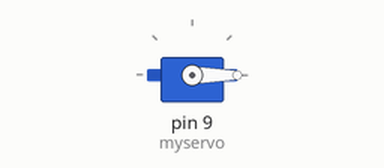
Bench run of a sketch on a simulated Arduino Uno, built with avr-gcc and run on an emulated ATmega328P. Parts: servo.

Above: at 0.05 s.
Timing chart, 0 to 3.0 s (numbered marks = the images above):
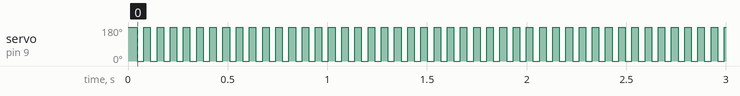

The sketch:

sketch_sep11a.ino
```cpp
#include <Servo.h>

Servo myservo;

int pos = 0;
void setup() {
  // put your setup code here, to run once:
myservo.attach(9);


}

void loop() {
  // put your main code here, to run repeatedly:
  for (pos = 0; pos <= 180; pos += 1)                    //Delay 1 sec
  myservo.write(pos);
  delay(20);

   for (pos = 180; pos >= 0; pos -= 1)
   myservo.write(pos);
   delay(20);

}
```

Measured:
- by itself, servo on pin 9 (myservo): alternates 180° for 0.03 s and 0° for 0.03 s
